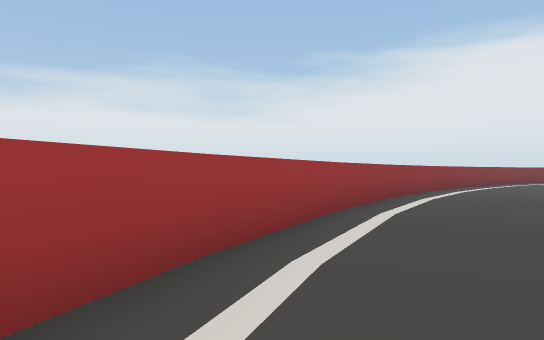
View 1 (above)

13 first-person views from a walk through a scene from a Unity 3-D project. The camera is 1.3 m above the floor, looks level and sees 70° across. The floor is counted in squares, 2 m on a side. Each view is taken from the middle of a square. On the plan, view 1 faces up. The plan holds only what a view shows up to about 11 squares ahead; the rest is blank. The place goes on beyond the plan. The player is left out.

View 2
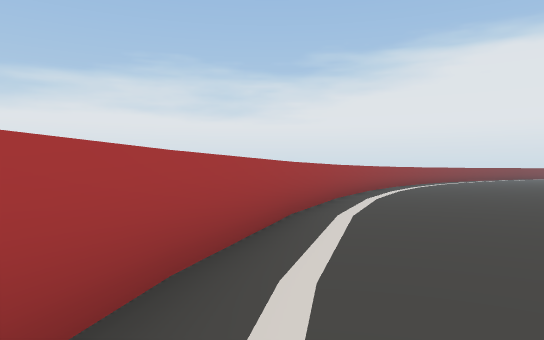

View 3
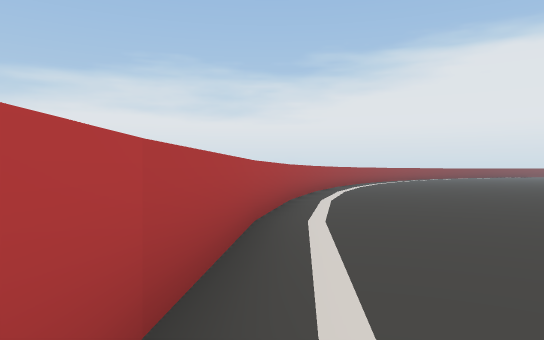

View 4
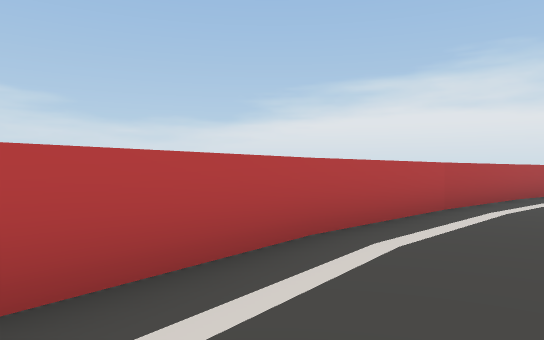

View 5
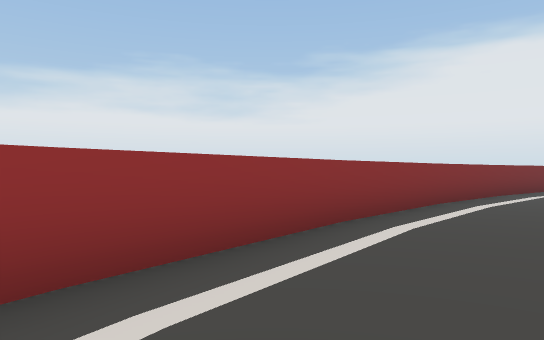

View 6
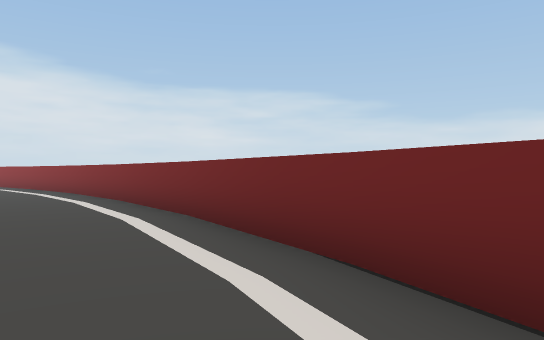

View 7
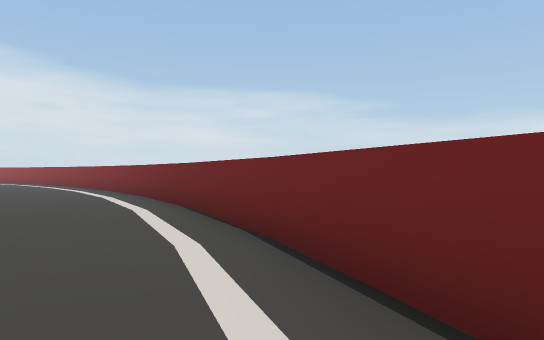

View 8
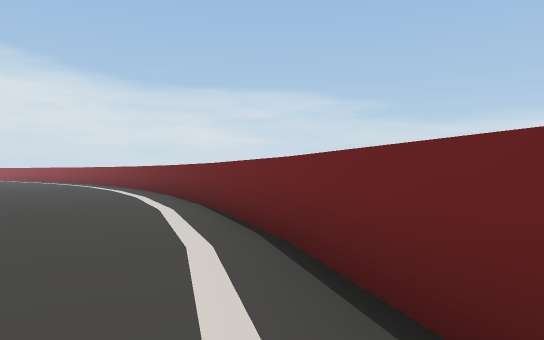

View 9
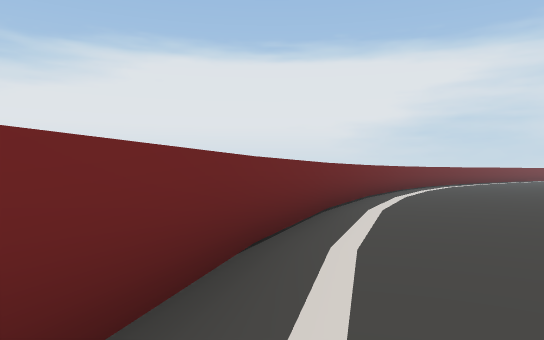

View 10
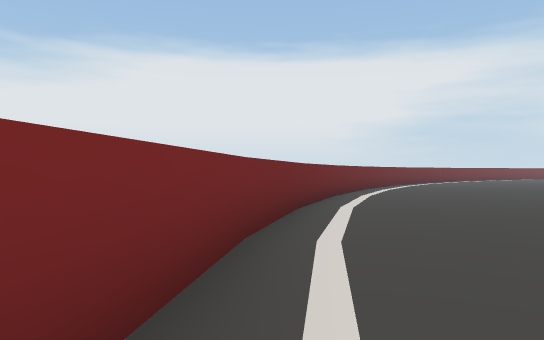

View 11
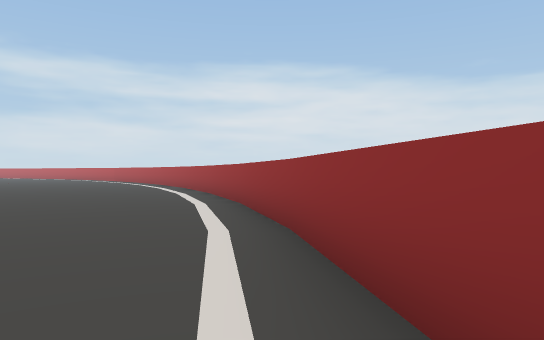

View 12
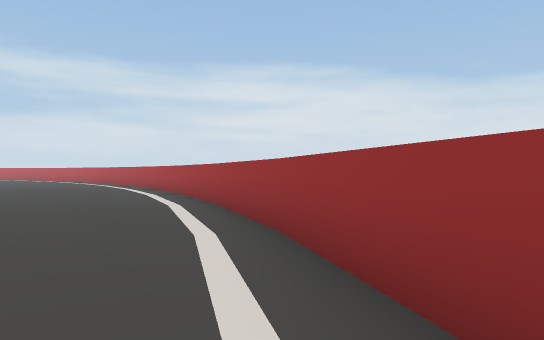

View 13
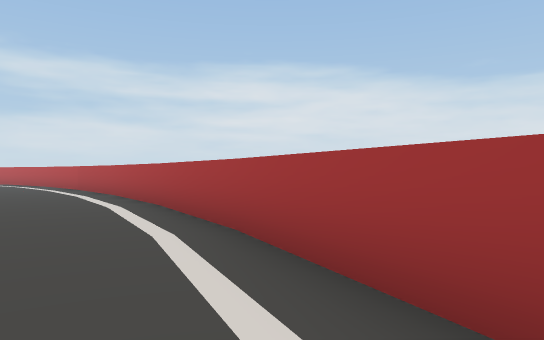

### Floor plan
Points are (right, up) in squares from view 1. A wall is a line through its corners. A room is listed if a view was taken in it or the views show most of it. See-through windows are left out.
Room 1 (views 1, 2, 3, 4, 5, 6, 7, 8, 9, 10, 11, 12, 13)
walls: (2.9, 9.2) (1, 6.1); (1.1, 6.2) (-0.5, 2.9); (-0.5, 3) (-1.7, -0.3) (-2.6, -3.6) (-3.2, -7.1); (7.2, 14.5) (4.9, 11.9) (2.8, 9); (9.7, 16.8) (7.1, 14.4); (12.5, 18.8) (9.7, 16.7); (-3.5, -7) (-3.5, -14); (15.4, 20.6) (12.4, 18.8); (18.4, 22) (15.2, 20.5); (-3.5, -13.9) (-3.1, -16.7); (21.6, 23.2) (18.3, 22); (24, 23.8) (21.5, 23.2)

Positions as (right, up) in squares from view 1, and headings:
1: (0, 0), facing up
2: (-2, -6), facing up
3: (-3, -12), facing up
4: (-1, -17), facing up-left
5: (4, 7), facing up
6: (18, 20), facing left
7: (22, 22), facing left
8: (25, 23), facing left
9: (13, 18), facing up-right
10: (10, 16), facing up-right
11: (6, 12), facing down-left
12: (4, 9), facing down-left
13: (1, 3), facing down-left
